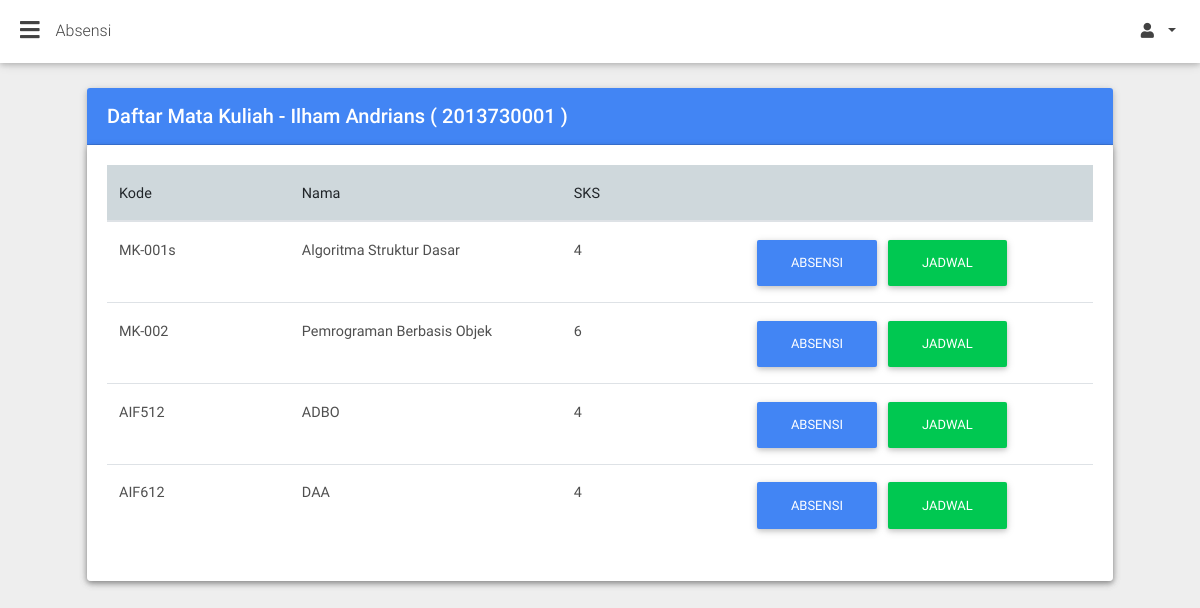
The page /index.php?page=mahasiswa-mk&id=1 (signed in) on the database its author committed.
### tables this page shows
CREATE TABLE `mahasiswa` (
  `id` bigint(100) NOT NULL,
  `npm` bigint(10) NOT NULL,
  `nama` varchar(25) NOT NULL DEFAULT 'DEFAULT NAME',
  `session_key` text NOT NULL,
  `email` varchar(99) NOT NULL,
  `password` varchar(99) NOT NULL,
  `prodi_id` int(11) DEFAULT NULL
);

CREATE TABLE `matakuliah` (
  `id` bigint(250) NOT NULL,
  `kode` varchar(99) NOT NULL,
  `nama` varchar(99) NOT NULL,
  `sks` int(1) NOT NULL,
  `absent` int(11) NOT NULL
);

### views/mahasiswa_mk.php (the view, shortened to what this page needs)
<div class="container-fluid">
    <section class="pb-3">
        <div class="row">
          <div class="col-12">
            <div class="card">
            	<?php
            		$mahasiswa_id = (isset($_GET['id']))? $_GET['id'] : '';
            		$servername = "localhost";
					$username = "root";
					$password = "";
					$dbname = "skripsi";
					$conn = mysqli_connect($servername, $username, $password, $dbname);
					$sql = "SELECT nama, npm FROM mahasiswa WHERE id=".$mahasiswa_id;
					$result = mysqli_query($conn, $sql);
					if (mysqli_num_rows($result) > 0) {
					    while($row = mysqli_fetch_assoc($result)) {
					    	echo '<div class="card-header white-text primary-color"><h5 class="font-weight-500 my-1">Daftar Mata Kuliah - '.$row["nama"].' ( '.$row["npm"].' ) </h5></div>';
					    }
					}else{
						echo '<div class="card-header white-text primary-color"><h5 class="font-weight-500 my-1">Daftar Mata Kuliah</h5></div>';
					}
            	?>
              	<div class="card">
		          	<div class="card-body table-responsive">
		            	<table class="table">
		              		<thead>
		                		<tr class="blue-grey lighten-4">
		                  			<th class="th-lg">Kode</th>
		                  			<th class="th-lg">Nama</th>
		                  			<th class="th-lg">SKS</th>
		                  			<th></th>
		                		</tr>
			              	</thead>
			              	<tbody>
			              		<?php
									$sql = "SELECT mahasiswa.id AS id, matakuliah.id AS mk_id, matakuliah.kode, matakuliah.nama, matakuliah.sks FROM mahasiswa JOIN mk_mahasiswa ON mk_mahasiswa.mahasiswa_id = mahasiswa.id JOIN matakuliah ON matakuliah.id = mk_mahasiswa.matakuliah_id WHERE mahasiswa.id = ".$mahasiswa_id;
									$result = mysqli_query($conn, $sql);
									if (mysqli_num_rows($result) > 0) {
									    while($row = mysqli_fetch_assoc($result)) {
									        echo "<tr>";
									        echo "<td>".$row["kode"]."</td>";
				                  			echo "<td>".$row["nama"]."</td>";
				                  			echo "<td>".$row["sks"]."</td>";
				                  			echo "<td>";
				                  			echo "<a href='index.php?page=absensi&mahasiswa_id=".$row["id"]."&matakuliah_id=".$row["mk_id"]."' class='btn btn-primary'> Absensi </a>";
				                  			echo "<a href='index.php?page=mk-jadwal&id=".$row["id"]."' class='btn btn-success'> Jadwal </a>";
				                  			echo "</td>";
									    }
									}
									?>
			              </tbody>
		            	</table>
		          	</div>
		        </div>
            </div>
        </div>
    </section>
</div>

### rows shown on the page
mahasiswa: nama "Ilham Andrians", npm "2013730001", matakuliah.kode "MK-001s", matakuliah.nama "Algoritma Struktur Dasar", matakuliah.sks "4", matakuliah.kode "MK-002", matakuliah.nama "Pemrograman Berbasis Objek", matakuliah.sks "6", matakuliah.kode "AIF512", matakuliah.nama "ADBO", matakuliah.kode "AIF612", matakuliah.nama "DAA"
